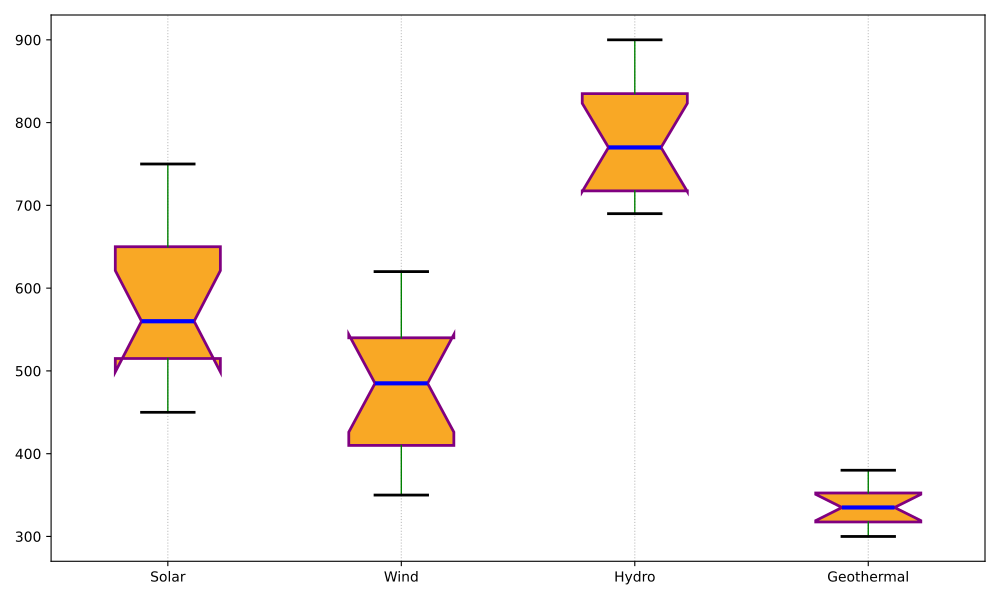

Recreate this plot in Python.
import matplotlib.pyplot as plt
import numpy as np

# Data for Monthly Production Outputs in Megawatt-hours (MWh)
solar = [600, 495, 450, 720, 530, 520, 680, 750, 500, 540, 580, 640]
wind = [570, 480, 530, 380, 520, 590, 350, 620, 450, 410, 410, 490]
hydro = [750, 830, 710, 750, 790, 900, 870, 700, 720, 800, 850, 690]
geothermal = [360, 310, 370, 320, 330, 380, 300, 340, 310, 320, 350, 350]

data = [solar, wind, hydro, geothermal]
single_color = '#f9a825'

fig, ax = plt.subplots(figsize=(10, 6))
bp = ax.boxplot(data, vert=True, patch_artist=True, notch=True, whis=2.0,
                boxprops=dict(color='purple', linewidth=2.0),
                whiskerprops=dict(color='green', linewidth=1.0),
                capprops=dict(color='black', linewidth=2.0),
                medianprops=dict(color='blue', linewidth=3),
                flierprops=dict(marker='x', color='orange', alpha=0.7))

# Apply a single color for each box
for patch in bp['boxes']:
    patch.set_facecolor(single_color)

ax.set_xticklabels(['Solar', 'Wind', 'Hydro', 'Geothermal'])

ax.yaxis.grid(False)
plt.grid(axis='x', linestyle=':', color='grey', alpha=0.5)

plt.tight_layout()
plt.show()
